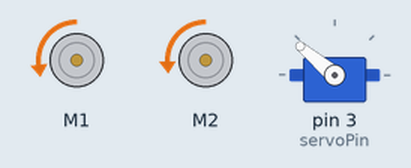
Simulated run of this sketch. Board: Arduino Uno, built with avr-gcc and run on an emulated ATmega328P. On the bench: 2 × DC motor (green arrow = forward, orange = backward, longer = faster), servo.

Above: at 0.2 s.
At 6.7 s:
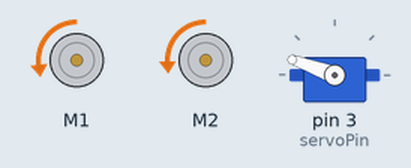
At 13.2 s:
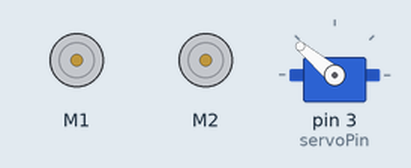
Timing chart, 0 to 14.7 s (numbered marks = the images above):
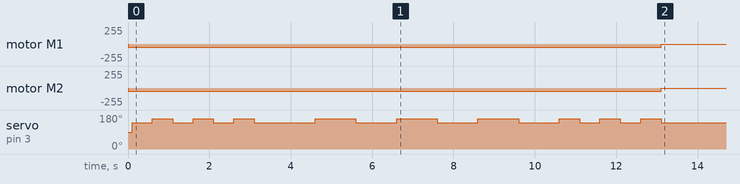

Measured:
- by itself, motor M1: stopped → backward 50/255 at 0.00 s, → stopped 13.1 s later
- by itself, motor M2: stopped → backward 45/255 at 0.00 s, → stopped 13.1 s later
- by itself, servo on pin 3 (servoPin): 90° → 140° at 0.10 s, → 160° 0.50 s later, → 140° 0.50 s later, → 160° 0.50 s later, … (19 changes in this stretch)

The sketch:

DEFENSE.ino
```cpp
// Include the Servo library

#include <Wire.h>
#include <Adafruit_MotorShield.h>
#include "utility/Adafruit_MS_PWMServoDriver.h"
#include <Servo.h>

// Declare the Servo pin
Adafruit_MotorShield AFMS = Adafruit_MotorShield();
Adafruit_DCMotor *myMotor2 = AFMS.getMotor(2);
Adafruit_DCMotor *myMotor = AFMS.getMotor(1);
int servoPin = 3;


Servo Servo1;

void setup() {
  Serial.begin(9600);           // set up Serial library at 9600 bps
  AFMS.begin();
  myMotor->setSpeed(60);
  myMotor->run(FORWARD);
  myMotor->run(RELEASE);

  myMotor2->setSpeed(50);
  myMotor2-> run(FORWARD);
  myMotor2->run(RELEASE);

  Servo1.attach(servoPin);

}

void loop(){

  myMotor->setSpeed(50);
  myMotor2->setSpeed(45);
  myMotor->run(BACKWARD);
  myMotor2->run(BACKWARD);
  //Servo1.write(300);
  delay(100);


  Servo1.write(140);

  delay(500);

  Servo1.write(160);

  delay(500);

  Servo1.write(140);

  delay(500);

  Servo1.write(160);

  delay(500);

  Servo1.write(140);

  delay(500);

  Servo1.write(160);


  /////////////////////////////
  delay(500);
  Servo1.write(140);

  delay(500);


  // Long long long

  Servo1.write(140);

  delay(1000);

  Servo1.write(160);

  delay(1000);

  Servo1.write(140);

  delay(1000);

  Servo1.write(160);

  delay(1000);

  Servo1.write(140);

  delay(1000);

  Servo1.write(160);

  delay(1000);


  // Short short short

  Servo1.write(140);

  delay(1000);

  Servo1.write(160);

  delay(500);

  Servo1.write(140);

  delay(500);

  Servo1.write(160);

  delay(500);

  Servo1.write(140);

  delay(500);

  Servo1.write(160);

 ///////

   /////////////////////////////
  delay(500);
  Servo1.write(140);


  myMotor2->setSpeed(0);
  myMotor ->setSpeed(0);
  delay(20000000);

}
```
